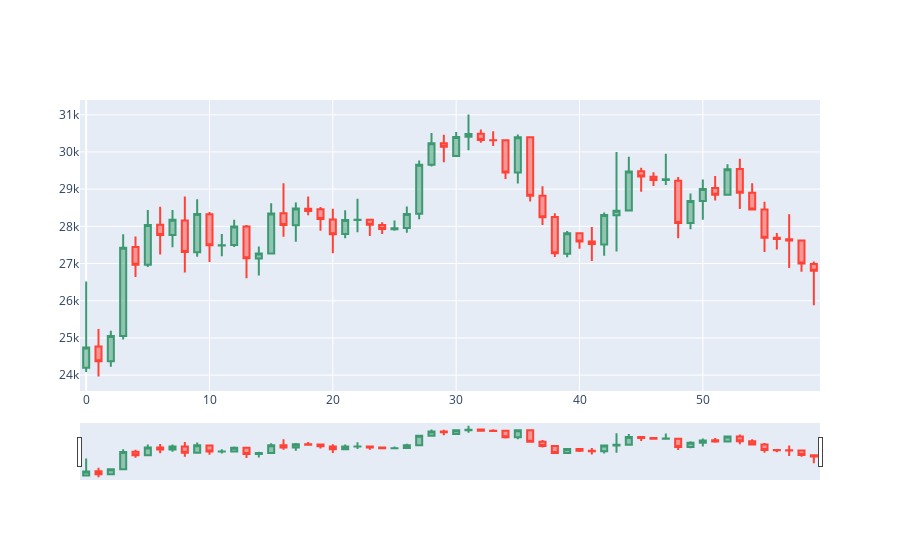

Notebook code cell kept with this figure:
### Code cell
dfplot = data_filtered[0:60]
fig = go.Figure(data=[go.Candlestick(
                x=dfplot.index, 
                open=dfplot["Open"], 
                high=dfplot["High"], 
                low=dfplot["Low"], 
                close=dfplot["Close"])])
fig.show()
